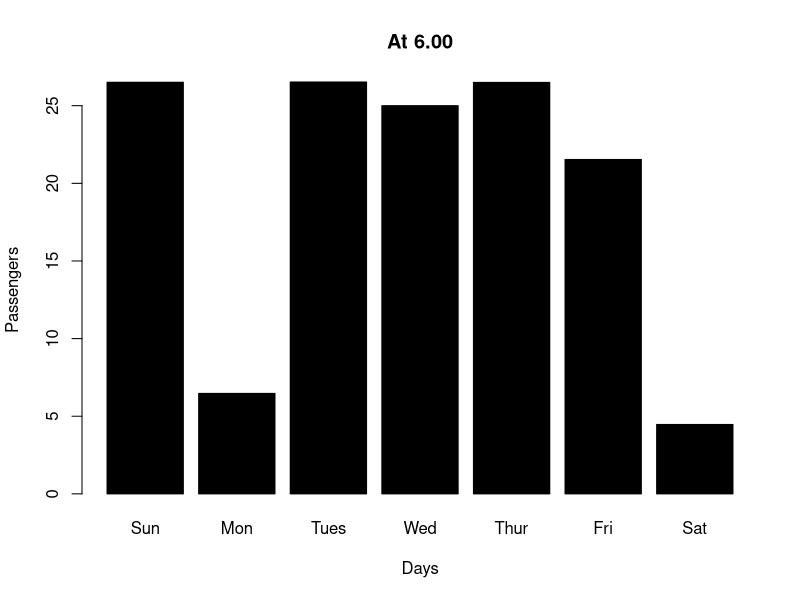
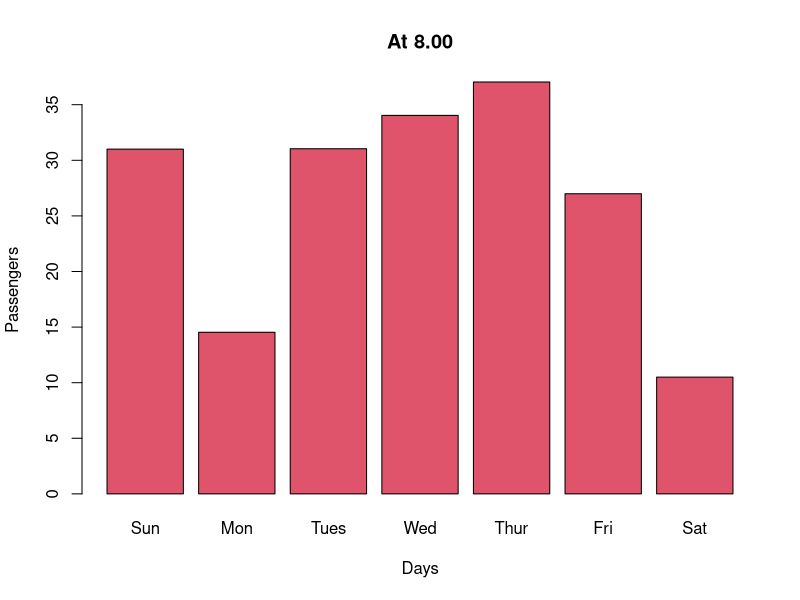
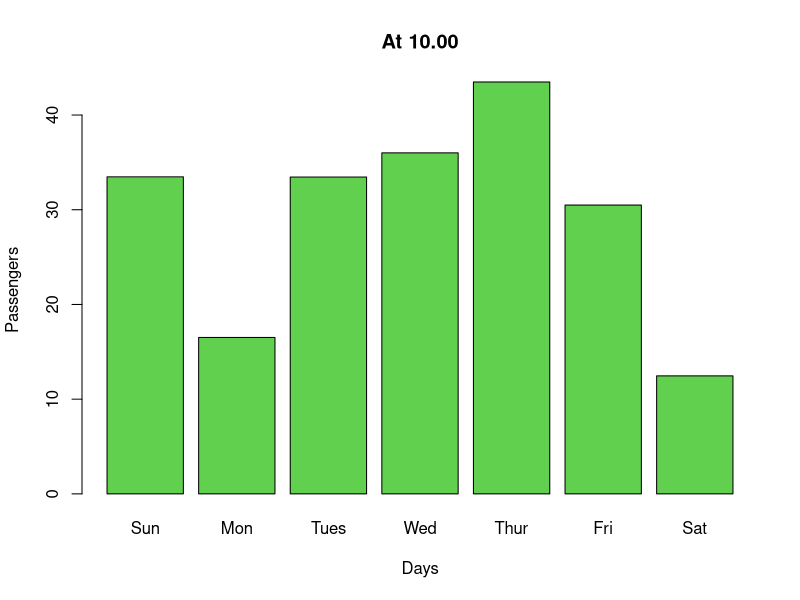
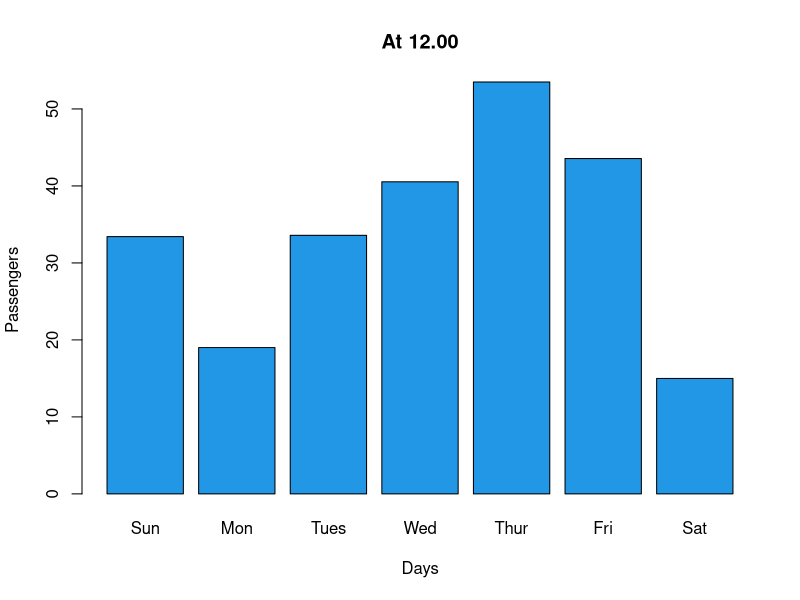
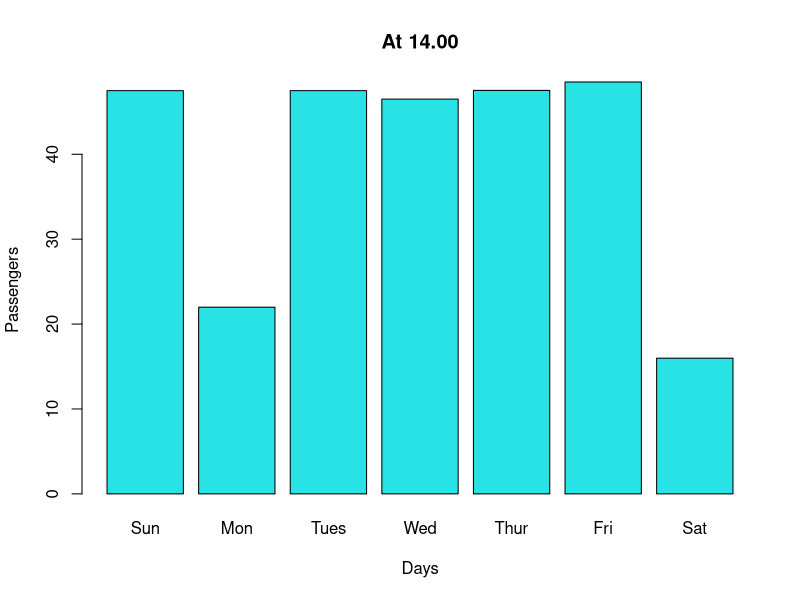
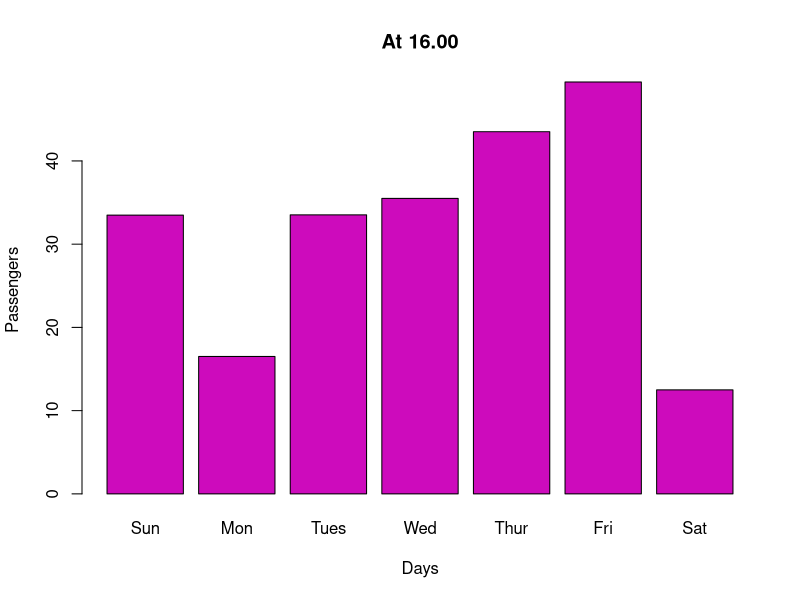
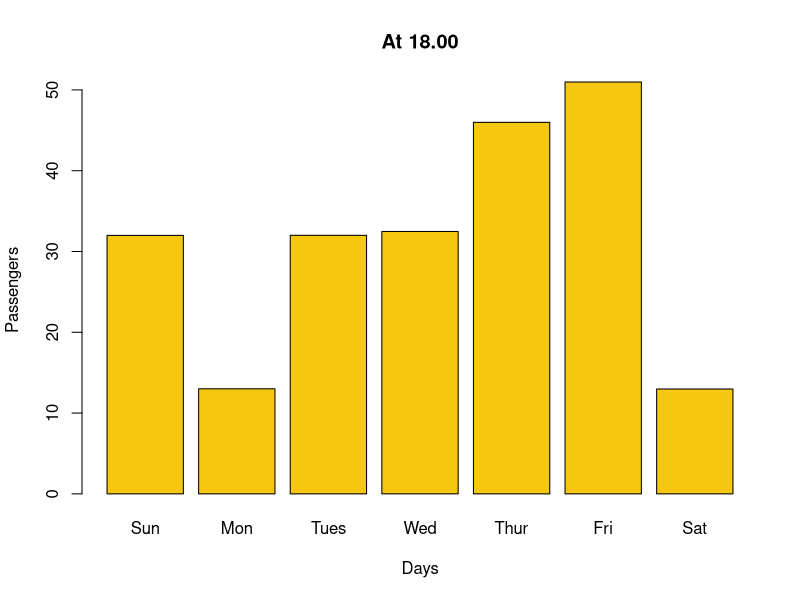
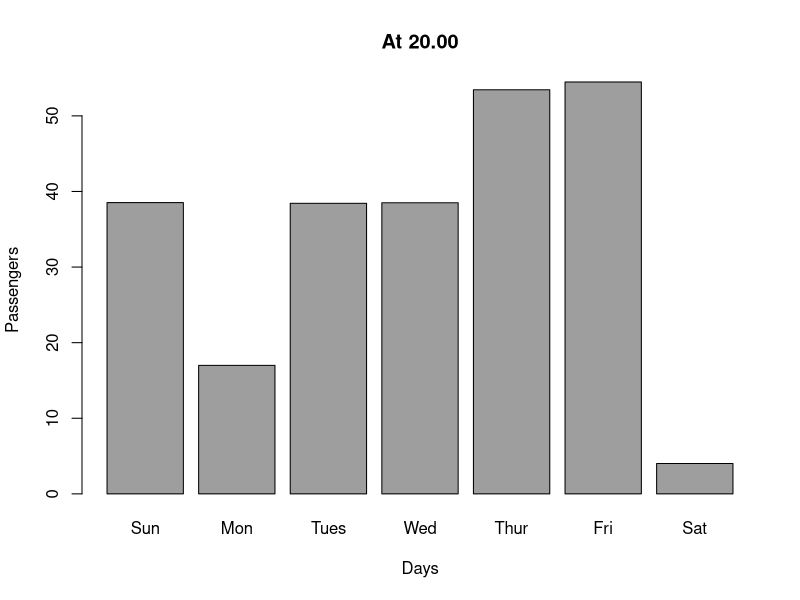

Source code (R) for these figures, in order:
#setwd("D:/Projects/mind")
#getting data from file
data <- read.csv("data.csv")

#selecting based on days
suns <- subset(data, Day == "Sun")
mons <- subset(data, Day == "Mon")
tues <- subset(data, Day == "Tue")
weds <- subset(data, Day == "Wed")
thurs <- subset(data, Day == "Thur")
fris <- subset(data, Day == "Fri")
sats <- subset(data, Day == "Sat")

ini <- c(1,2,3,4,5,6,7,8,9)
sun <- c()
mon <- c()
tue <- c()
wed <- c()
thur <- c()
fri <- c()
sat <- c()

#taking mean
for(i in ini)  {
	sun <- c(sun, mean(suns[,1+i]))
	mon <- c(mon, mean(mons[,1+i]))
	tue <- c(tue, mean(tues[,1+i]))
	wed <- c(wed, mean(weds[,1+i]))
	thur <- c(thur, mean(thurs[,1+i]))
	fri <- c(fri, mean(fris[,1+i]))
	sat <- c(sat, mean(sats[,1+i]))
}
x6 <- c(sun[1],mon[1],tue[1],wed[1],thur[1],fri[1],sat[1])
x8 <- c(sun[2],mon[2],tue[2],wed[2],thur[2],fri[2],sat[2])
x10 <- c(sun[3],mon[3],tue[3],wed[3],thur[3],fri[3],sat[3])
x12<- c(sun[4],mon[4],tue[4],wed[4],thur[4],fri[4],sat[4])
x14<- c(sun[5],mon[5],tue[5],wed[5],thur[5],fri[5],sat[5])
x16<- c(sun[6],mon[6],tue[6],wed[6],thur[6],fri[6],sat[6])
x18<- c(sun[7],mon[7],tue[7],wed[7],thur[7],fri[7],sat[7])
x20<- c(sun[8],mon[8],tue[8],wed[8],thur[8],fri[8],sat[8])
x22<- c(sun[9],mon[9],tue[9],wed[9],thur[9],fri[9],sat[9])
days <- c("Sun","Mon","Tues","Wed","Thur","Fri","Sat")

#Ploting the graphs
png(file = "at_6.png")
barplot(x6,names.arg = days, xlab = "Days", ylab = "Passengers", main = "At 6.00",col = 1)
dev.off()
png(file = "at_8.png")
barplot(x8,names.arg = days, xlab = "Days", ylab = "Passengers", main = "At 8.00",col = 2)
dev.off()
png(file = "at_10.png")
barplot(x10,names.arg = days, xlab = "Days", ylab = "Passengers", main = "At 10.00",col = 3)
dev.off()
png(file = "at_12.png")
barplot(x12,names.arg = days, xlab = "Days", ylab = "Passengers", main = "At 12.00",col = 4)
dev.off()
png(file = "at_14.png")
barplot(x14,names.arg = days, xlab = "Days", ylab = "Passengers", main = "At 14.00",col = 5)
dev.off()
png(file = "at_16.png")
barplot(x16,names.arg = days, xlab = "Days", ylab = "Passengers", main = "At 16.00",col = 6)
dev.off()
png(file = "at_18.png")
barplot(x18,names.arg = days, xlab = "Days", ylab = "Passengers", main = "At 18.00",col = 7)
dev.off()
png(file = "at_20.png")
barplot(x20,names.arg = days, xlab = "Days", ylab = "Passengers", main = "At 20.00",col = 8)
dev.off()
png(file = "at_22.png")
barplot(x22,names.arg = days, xlab = "Days", ylab = "Passengers", main = "At 22.00",col = 9)
dev.off()

